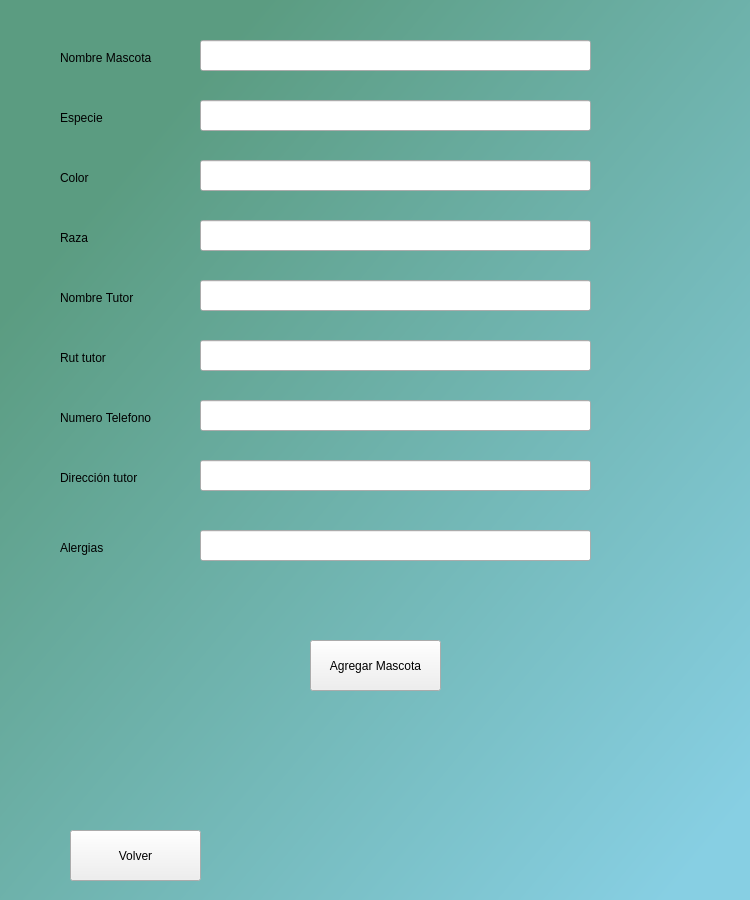
<?xml version="1.0" encoding="UTF-8"?>
<ui version="4.0">
 <class>MainWindow</class>
 <widget class="QMainWindow" name="MainWindow">
  <property name="geometry">
   <rect>
    <x>0</x>
    <y>0</y>
    <width>750</width>
    <height>900</height>
   </rect>
  </property>
  <property name="minimumSize">
   <size>
    <width>750</width>
    <height>900</height>
   </size>
  </property>
  <property name="maximumSize">
   <size>
    <width>750</width>
    <height>900</height>
   </size>
  </property>
  <property name="windowTitle">
   <string>MainWindow</string>
  </property>
  <property name="styleSheet">
   <string notr="true">QWidget#centralwidget{
background-color: qlineargradient(spread:pad, x1:0, y1:0, x2:1, y2:1, stop:0.176136 rgba(91, 156, 129, 255), stop:0.943182 rgba(135, 207, 227, 255));}</string>
  </property>
  <widget class="QWidget" name="centralwidget">
   <widget class="QLabel" name="label">
    <property name="geometry">
     <rect>
      <x>60</x>
      <y>40</y>
      <width>120</width>
      <height>35</height>
     </rect>
    </property>
    <property name="text">
     <string>Nombre Mascota</string>
    </property>
   </widget>
   <widget class="QLabel" name="label_2">
    <property name="geometry">
     <rect>
      <x>60</x>
      <y>100</y>
      <width>120</width>
      <height>35</height>
     </rect>
    </property>
    <property name="text">
     <string>Especie</string>
    </property>
   </widget>
   <widget class="QLabel" name="label_3">
    <property name="geometry">
     <rect>
      <x>60</x>
      <y>160</y>
      <width>120</width>
      <height>35</height>
     </rect>
    </property>
    <property name="text">
     <string>Color</string>
    </property>
   </widget>
   <widget class="QLabel" name="label_4">
    <property name="geometry">
     <rect>
      <x>60</x>
      <y>220</y>
      <width>120</width>
      <height>35</height>
     </rect>
    </property>
    <property name="text">
     <string>Raza</string>
    </property>
   </widget>
   <widget class="QLabel" name="label_5">
    <property name="geometry">
     <rect>
      <x>60</x>
      <y>280</y>
      <width>120</width>
      <height>35</height>
     </rect>
    </property>
    <property name="text">
     <string>Nombre Tutor</string>
    </property>
   </widget>
   <widget class="QLabel" name="label_6">
    <property name="geometry">
     <rect>
      <x>60</x>
      <y>400</y>
      <width>120</width>
      <height>35</height>
     </rect>
    </property>
    <property name="text">
     <string>Numero Telefono</string>
    </property>
   </widget>
   <widget class="QLabel" name="label_7">
    <property name="geometry">
     <rect>
      <x>60</x>
      <y>340</y>
      <width>120</width>
      <height>35</height>
     </rect>
    </property>
    <property name="text">
     <string>Rut tutor</string>
    </property>
   </widget>
   <widget class="QLabel" name="label_8">
    <property name="geometry">
     <rect>
      <x>60</x>
      <y>460</y>
      <width>120</width>
      <height>35</height>
     </rect>
    </property>
    <property name="text">
     <string>Dirección tutor</string>
    </property>
   </widget>
   <widget class="QLineEdit" name="inputNombreMascota">
    <property name="geometry">
     <rect>
      <x>200</x>
      <y>40</y>
      <width>391</width>
      <height>31</height>
     </rect>
    </property>
    <property name="readOnly">
     <bool>false</bool>
    </property>
   </widget>
   <widget class="QLineEdit" name="inputEspecie">
    <property name="geometry">
     <rect>
      <x>200</x>
      <y>100</y>
      <width>391</width>
      <height>31</height>
     </rect>
    </property>
   </widget>
   <widget class="QLineEdit" name="inputRutTutor">
    <property name="geometry">
     <rect>
      <x>200</x>
      <y>340</y>
      <width>391</width>
      <height>31</height>
     </rect>
    </property>
   </widget>
   <widget class="QLineEdit" name="inputDireccion">
    <property name="geometry">
     <rect>
      <x>200</x>
      <y>460</y>
      <width>391</width>
      <height>31</height>
     </rect>
    </property>
   </widget>
   <widget class="QPushButton" name="botonAgregarMascota">
    <property name="enabled">
     <bool>true</bool>
    </property>
    <property name="geometry">
     <rect>
      <x>310</x>
      <y>640</y>
      <width>131</width>
      <height>51</height>
     </rect>
    </property>
    <property name="inputMethodHints">
     <set>Qt::ImhNone</set>
    </property>
    <property name="text">
     <string>Agregar Mascota</string>
    </property>
   </widget>
   <widget class="QWidget" name="contenedorBoton" native="true">
    <property name="geometry">
     <rect>
      <x>320</x>
      <y>840</y>
      <width>141</width>
      <height>51</height>
     </rect>
    </property>
   </widget>
   <widget class="QLineEdit" name="inputRaza">
    <property name="geometry">
     <rect>
      <x>200</x>
      <y>220</y>
      <width>391</width>
      <height>31</height>
     </rect>
    </property>
   </widget>
   <widget class="QLineEdit" name="inputNombreTutor">
    <property name="geometry">
     <rect>
      <x>200</x>
      <y>280</y>
      <width>391</width>
      <height>31</height>
     </rect>
    </property>
   </widget>
   <widget class="QLineEdit" name="inputNumTelefono">
    <property name="geometry">
     <rect>
      <x>200</x>
      <y>400</y>
      <width>391</width>
      <height>31</height>
     </rect>
    </property>
   </widget>
   <widget class="QPushButton" name="botonVolver">
    <property name="geometry">
     <rect>
      <x>70</x>
      <y>830</y>
      <width>131</width>
      <height>51</height>
     </rect>
    </property>
    <property name="text">
     <string>Volver</string>
    </property>
   </widget>
   <widget class="QLineEdit" name="inputColor">
    <property name="geometry">
     <rect>
      <x>200</x>
      <y>160</y>
      <width>391</width>
      <height>31</height>
     </rect>
    </property>
   </widget>
   <widget class="QLabel" name="label_9">
    <property name="geometry">
     <rect>
      <x>60</x>
      <y>530</y>
      <width>120</width>
      <height>35</height>
     </rect>
    </property>
    <property name="text">
     <string>Alergias</string>
    </property>
   </widget>
   <widget class="QLineEdit" name="lineEdit">
    <property name="geometry">
     <rect>
      <x>200</x>
      <y>530</y>
      <width>391</width>
      <height>31</height>
     </rect>
    </property>
   </widget>
  </widget>
 </widget>
 <resources/>
 <connections/>
</ui>
